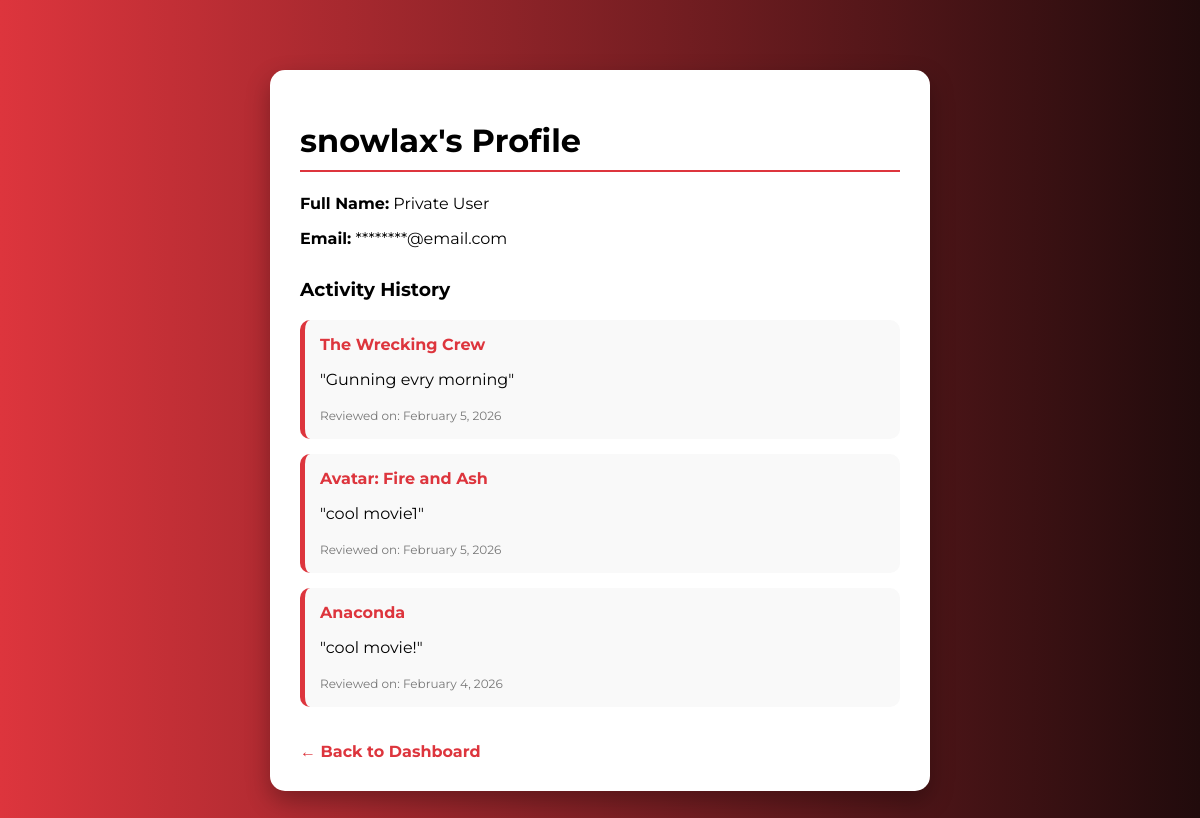
The app's page /profile.php?id=8 (signed in) with its own data.
### tables this page shows
CREATE TABLE `users` (
  `id` int(11) NOT NULL,
  `username` varchar(50) NOT NULL,
  `name` varchar(100) NOT NULL,
  `email` varchar(150) NOT NULL,
  `password` varchar(255) NOT NULL,
  `created_at` timestamp NOT NULL DEFAULT current_timestamp()
);

CREATE TABLE `tbl_movie_review` (
  `id` int(11) NOT NULL,
  `user_id` int(11) NOT NULL,
  `movie_id` int(11) NOT NULL,
  `movie_title` varchar(255) DEFAULT NULL,
  `review` text NOT NULL,
  `created_at` timestamp NOT NULL DEFAULT current_timestamp(),
  `rating` tinyint(4) NOT NULL DEFAULT 5
);

### profile.php (the view, shortened to what this page needs)
<?php
include "db.php";
$profile_id = isset($_GET['id']) ? $_GET['id'] : $_SESSION['user_id'];
$is_owner = ($_SESSION['user_id'] == $profile_id);
$stmt = $conn->prepare("SELECT username, name, email FROM users WHERE id = ?");
$stmt->bind_param("i", $profile_id);
$stmt->execute();
$user = $stmt->get_result()->fetch_assoc();
$display_name = $is_owner ? $user['name'] : "Private User";
$display_email = $is_owner ? $user['email'] : "********@email.com";
$activity_stmt = $conn->prepare("SELECT movie_title, review, created_at FROM tbl_movie_review WHERE user_id = ? ORDER BY created_at DESC");
$activity_stmt->bind_param("i", $profile_id);
$activity_stmt->execute();
$activities = $activity_stmt->get_result();
?>
<!DOCTYPE html>
<html lang="en">
<head>
</head>
<body>
    <div class="container">
        <h1><?= htmlspecialchars($user['username']); ?>'s Profile</h1>
        <div class="info">
            <p><strong>Full Name:</strong> <?= htmlspecialchars($display_name); ?></p>
            <p><strong>Email:</strong> <?= htmlspecialchars($display_email); ?></p>
        </div>
        <h3>Activity History</h3>
        <?php if($activities->num_rows > 0): ?>
            <?php while($row = $activities->fetch_assoc()): ?>
                <div class="activity-item">
                    <h4><?= htmlspecialchars($row['movie_title']); ?></h4>
                    <p>"<?= htmlspecialchars($row['review']); ?>"</p>
                    <span class="date">Reviewed on: <?= date('F j, Y', strtotime($row['created_at'])); ?></span>
                </div>
            <?php endwhile; ?>
        <?php else: ?>
            <p>No activity yet.</p>
        <?php endif; ?>
        <a href="dashboard.php" class="back-btn">← Back to Dashboard</a>
    </div>
</body>
</html>

### profile.php (style rules this page uses)
body { font-family: 'Montserrat', sans-serif; background: linear-gradient(to right, #dd353d, #210b0c); color: #fff; margin: 0; padding: 20px; }
.container { background: #fff; color: #000; max-width: 600px; margin: 50px auto; padding: 30px; border-radius: 15px; box-shadow: 0 10px 25px rgba(0,0,0,0.3); }
h1 { border-bottom: 2px solid #dd353d; padding-bottom: 10px; }
.info { margin-bottom: 30px; }
.activity-item { background: #f9f9f9; padding: 15px; border-radius: 10px; margin-bottom: 15px; border-left: 5px solid #dd353d; }
.activity-item h4 { margin: 0 0 5px 0; color: #dd353d; }
.date { font-size: 12px; color: #777; }
.back-btn { display: inline-block; margin-top: 20px; text-decoration: none; color: #dd353d; font-weight: bold; }

### records on screen
users: username "snowlax"
tbl_movie_review: movie_title "The Wrecking Crew", review "Gunning evry morning", created_at "February 5, 2026"
tbl_movie_review: movie_title "Avatar: Fire and Ash", review "cool movie1", created_at "February 5, 2026"
tbl_movie_review: movie_title "Anaconda", review "cool movie!", created_at "February 4, 2026"

### other values on screen
$display_name "Private User"
$display_email "********@email.com"
